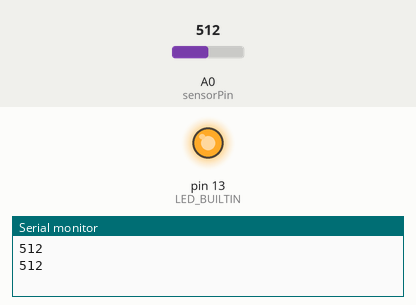
Simulated run of this sketch. Board: Arduino Uno, built with avr-gcc and run on an emulated ATmega328P. On the bench: output pins drawn as LEDs (lit = HIGH), the last lines printed to the serial monitor. The test bench sets the inputs (shaded band); at power-on: A0 (sensorPin) = 512.

Above: at 1.3 s.
1.4 s: A0 (sensorPin) set to 29
2.9 s: A0 (sensorPin) set to 23
At 3.7 s:
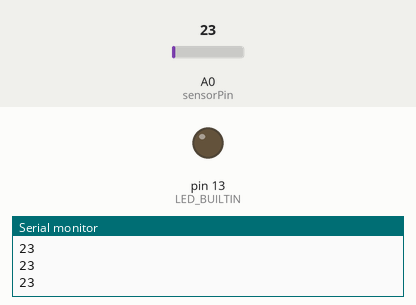
4.4 s: A0 (sensorPin) set to 122
At 5.3 s:
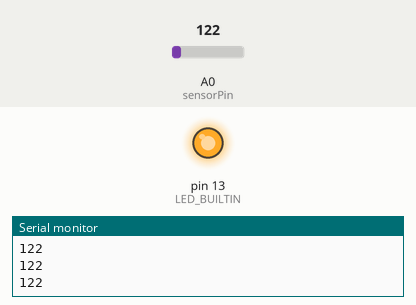
5.9 s: A0 (sensorPin) set to 15
At 7.3 s:
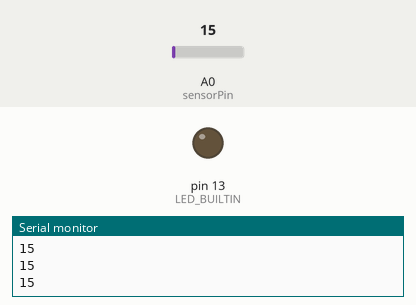
Timing chart, 0 to 8.5 s (numbered marks = the images above; inputs shaded):
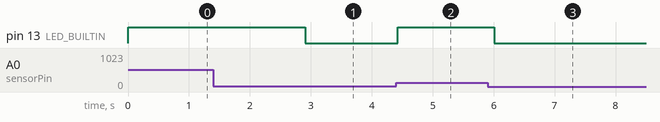

Measured:
- the behaviour switches between 26 and 25 on A0 (sensorPin) (found by bisection; images 0 and 1)
- after the input at 2.9 s, pin 13 (LED_BUILTIN): HIGH → LOW at once
- after the input at 4.4 s, pin 13 (LED_BUILTIN): LOW → HIGH at once
- after the input at 5.9 s, pin 13 (LED_BUILTIN): HIGH → LOW after 0.11 s

The sketch:

S03-big-sound-analogico.ino
```cpp
int sensorPin = A0;
int sensorValue = 0;

void setup ()
{
  pinMode (LED_BUILTIN, OUTPUT);
  Serial.begin (9600);
}

void loop ()
{
  sensorValue = analogRead (sensorPin);
  if (sensorValue > 25) {
    digitalWrite (LED_BUILTIN, HIGH);
  } else {
    digitalWrite (LED_BUILTIN, LOW);
  }
  delay (sensorValue);
  Serial.println (sensorValue, DEC);
}
```
